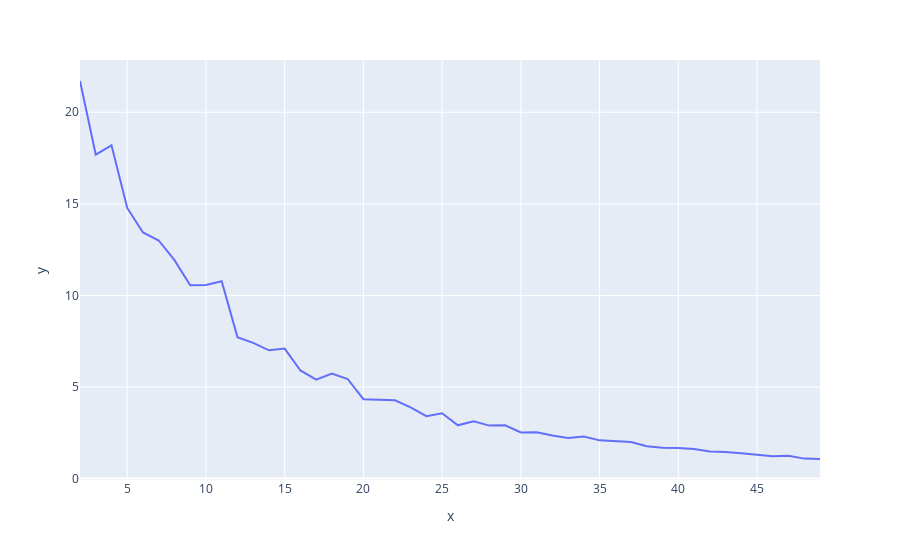

The code cell stored with this chart in its notebook:
### Code cell
from sklearn.cluster import KMeans
import plotly.express as px

errors=[]
for k in range(2,50):
  km=KMeans(n_clusters=k)
  km.fit(df_pivot)
  errors.append(km.inertia_)
px.line(x=range(2,50),y=errors)

### Figure 1 — Plotly figure (JSON) as saved in the notebook; plotly's stock layout.template omitted (floating-point values rounded to 4 significant figures)
{"data": [{"hovertemplate": "x=%{x}<br>y=%{y}<extra></extra>", "legendgroup": "", "line": {"color": "#636efa", "dash": "solid"}, "marker": {"symbol": "circle"}, "mode": "lines", "name": "", "orientation": "v", "showlegend": false, "type": "scatter", "x": [2, 3, 4, 5, 6, 7, 8, 9, 10, 11, 12, 13, 14, 15, 16, 17, 18, 19, 20, 21, 22, 23, 24, 25, 26, 27, 28, 29, 30, 31, 32, 33, 34, 35, 36, 37, 38, 39, 40, 41, 42, 43, 44, 45, 46, 47, 48, 49], "xaxis": "x", "y": [21.71, 17.69, 18.19, 14.77, 13.44, 13.0, 11.93, 10.56, 10.57, 10.78, 7.724, 7.414, 7.004, 7.098, 5.903, 5.404, 5.737, 5.438, 4.337, 4.322, 4.277, 3.886, 3.412, 3.57, 2.911, 3.133, 2.894, 2.914, 2.517, 2.529, 2.35, 2.221, 2.301, 2.089, 2.044, 1.999, 1.763, 1.686, 1.678, 1.622, 1.477, 1.458, 1.392, 1.29, 1.221, 1.252, 1.093, 1.071], "yaxis": "y"}], "layout": {"legend": {"tracegroupgap": 0}, "margin": {"t": 60}, "xaxis": {"anchor": "y", "domain": [0, 1], "title": {"text": "x"}}, "yaxis": {"anchor": "x", "domain": [0, 1], "title": {"text": "y"}}}}
